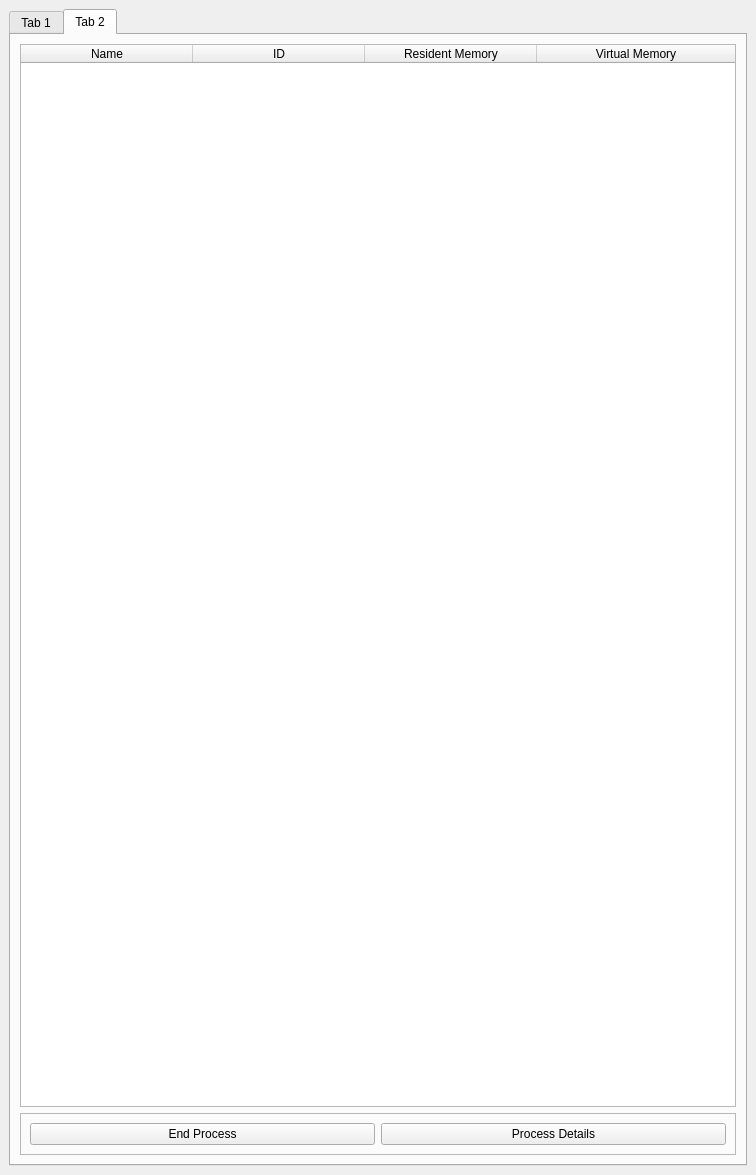
<?xml version="1.0" encoding="UTF-8"?>
<ui version="4.0">
 <class>MainWindow</class>
 <widget class="QMainWindow" name="MainWindow">
  <property name="geometry">
   <rect>
    <x>0</x>
    <y>0</y>
    <width>756</width>
    <height>1175</height>
   </rect>
  </property>
  <property name="windowTitle">
   <string>MainWindow</string>
  </property>
  <widget class="QWidget" name="centralwidget">
   <layout class="QVBoxLayout" name="verticalLayout">
    <item>
     <widget class="QTabWidget" name="tabWidget">
      <property name="currentIndex">
       <number>1</number>
      </property>
      <widget class="QWidget" name="tab">
       <attribute name="title">
        <string>Tab 1</string>
       </attribute>
       <layout class="QVBoxLayout" name="verticalLayout_2">
        <item>
         <widget class="QGroupBox" name="groupBox">
          <property name="minimumSize">
           <size>
            <width>0</width>
            <height>280</height>
           </size>
          </property>
          <property name="title">
           <string>CPUBox</string>
          </property>
          <layout class="QVBoxLayout" name="verticalLayout_3">
           <item>
            <widget class="QCustomPlot" name="cpuPlotLayout" native="true">
             <property name="minimumSize">
              <size>
               <width>0</width>
               <height>150</height>
              </size>
             </property>
            </widget>
           </item>
           <item>
            <widget class="QFrame" name="cpuLabelFrame">
             <property name="minimumSize">
              <size>
               <width>0</width>
               <height>80</height>
              </size>
             </property>
             <property name="frameShape">
              <enum>QFrame::StyledPanel</enum>
             </property>
             <property name="frameShadow">
              <enum>QFrame::Raised</enum>
             </property>
            </widget>
           </item>
          </layout>
         </widget>
        </item>
        <item>
         <widget class="QGroupBox" name="NetworkBox">
          <property name="title">
           <string>Network Usage</string>
          </property>
          <layout class="QVBoxLayout" name="verticalLayout_4">
           <item>
            <widget class="QCustomPlot" name="networkPlot" native="true">
             <property name="minimumSize">
              <size>
               <width>0</width>
               <height>130</height>
              </size>
             </property>
            </widget>
           </item>
           <item>
            <widget class="QLabel" name="networkRxLabel">
             <property name="text">
              <string>TextLabel</string>
             </property>
            </widget>
           </item>
           <item>
            <widget class="QLabel" name="networkTxLabel">
             <property name="text">
              <string>TextLabel</string>
             </property>
            </widget>
           </item>
          </layout>
         </widget>
        </item>
        <item>
         <widget class="QGroupBox" name="MemoryBox">
          <property name="title">
           <string>Memory Usage</string>
          </property>
          <layout class="QVBoxLayout" name="verticalLayout_5">
           <item>
            <widget class="QCustomPlot" name="memoryPlot" native="true">
             <property name="minimumSize">
              <size>
               <width>0</width>
               <height>120</height>
              </size>
             </property>
            </widget>
           </item>
           <item>
            <widget class="QLabel" name="memoryUsageLabel">
             <property name="text">
              <string>TextLabel</string>
             </property>
            </widget>
           </item>
          </layout>
         </widget>
        </item>
        <item>
         <widget class="QGroupBox" name="DiskBox">
          <property name="title">
           <string>Disk Usage</string>
          </property>
          <layout class="QVBoxLayout" name="verticalLayout_6">
           <item>
            <widget class="QCustomPlot" name="ioPlot" native="true">
             <property name="minimumSize">
              <size>
               <width>0</width>
               <height>120</height>
              </size>
             </property>
            </widget>
           </item>
           <item>
            <widget class="QLabel" name="ioReadLabel">
             <property name="text">
              <string>TextLabel</string>
             </property>
            </widget>
           </item>
           <item>
            <widget class="QLabel" name="ioWriteLabel">
             <property name="text">
              <string>TextLabel</string>
             </property>
            </widget>
           </item>
          </layout>
         </widget>
        </item>
       </layout>
      </widget>
      <widget class="QWidget" name="tab_2">
       <attribute name="title">
        <string>Tab 2</string>
       </attribute>
       <layout class="QVBoxLayout" name="verticalLayout_7">
        <item>
         <widget class="QTableWidget" name="processTable">
          <property name="minimumSize">
           <size>
            <width>0</width>
            <height>0</height>
           </size>
          </property>
          <property name="maximumSize">
           <size>
            <width>16777215</width>
            <height>16777215</height>
           </size>
          </property>
          <property name="horizontalScrollBarPolicy">
           <enum>Qt::ScrollBarAsNeeded</enum>
          </property>
          <property name="sizeAdjustPolicy">
           <enum>QAbstractScrollArea::AdjustToContents</enum>
          </property>
          <property name="editTriggers">
           <set>QAbstractItemView::NoEditTriggers</set>
          </property>
          <property name="alternatingRowColors">
           <bool>true</bool>
          </property>
          <property name="selectionMode">
           <enum>QAbstractItemView::SingleSelection</enum>
          </property>
          <property name="selectionBehavior">
           <enum>QAbstractItemView::SelectItems</enum>
          </property>
          <property name="sortingEnabled">
           <bool>false</bool>
          </property>
          <property name="columnCount">
           <number>4</number>
          </property>
          <attribute name="horizontalHeaderCascadingSectionResizes">
           <bool>true</bool>
          </attribute>
          <attribute name="horizontalHeaderMinimumSectionSize">
           <number>100</number>
          </attribute>
          <attribute name="horizontalHeaderDefaultSectionSize">
           <number>172</number>
          </attribute>
          <attribute name="horizontalHeaderShowSortIndicator" stdset="0">
           <bool>false</bool>
          </attribute>
          <attribute name="horizontalHeaderStretchLastSection">
           <bool>true</bool>
          </attribute>
          <column>
           <property name="text">
            <string>Name</string>
           </property>
          </column>
          <column>
           <property name="text">
            <string>ID</string>
           </property>
          </column>
          <column>
           <property name="text">
            <string>Resident Memory</string>
           </property>
          </column>
          <column>
           <property name="text">
            <string>Virtual Memory</string>
           </property>
          </column>
         </widget>
        </item>
        <item>
         <widget class="QFrame" name="frame">
          <property name="frameShape">
           <enum>QFrame::StyledPanel</enum>
          </property>
          <property name="frameShadow">
           <enum>QFrame::Raised</enum>
          </property>
          <layout class="QHBoxLayout" name="horizontalLayout">
           <item>
            <widget class="QPushButton" name="endProcessButton">
             <property name="text">
              <string>End Process</string>
             </property>
            </widget>
           </item>
           <item>
            <widget class="QPushButton" name="processDetailButton">
             <property name="text">
              <string>Process Details</string>
             </property>
            </widget>
           </item>
          </layout>
         </widget>
        </item>
       </layout>
      </widget>
     </widget>
    </item>
   </layout>
  </widget>
 </widget>
 <customwidgets>
  <customwidget>
   <class>QCustomPlot</class>
   <extends>QWidget</extends>
   <header>qcustomplot.h</header>
   <container>1</container>
  </customwidget>
 </customwidgets>
 <resources/>
 <connections/>
</ui>
